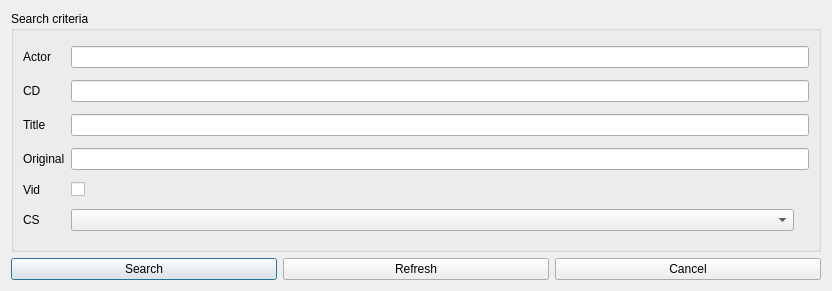
<?xml version="1.0" encoding="UTF-8"?>
<ui version="4.0">
 <class>ErweiterteSuche</class>
 <widget class="QDialog" name="ErweiterteSuche">
  <property name="geometry">
   <rect>
    <x>0</x>
    <y>0</y>
    <width>832</width>
    <height>291</height>
   </rect>
  </property>
  <property name="windowTitle">
   <string>Extended search</string>
  </property>
  <property name="windowIcon">
   <iconset>
    <normaloff>pypordb/8027068_splash.png</normaloff>pypordb/8027068_splash.png</iconset>
  </property>
  <layout class="QVBoxLayout" name="verticalLayout">
   <item>
    <widget class="QGroupBox" name="groupBox">
     <property name="title">
      <string>Search criteria</string>
     </property>
     <layout class="QHBoxLayout" name="horizontalLayout">
      <item>
       <layout class="QGridLayout" name="gridLayout">
        <item row="0" column="0">
         <widget class="QLabel" name="label">
          <property name="text">
           <string>Actor</string>
          </property>
         </widget>
        </item>
        <item row="0" column="1">
         <widget class="QLineEdit" name="lineEditDarsteller"/>
        </item>
        <item row="1" column="0">
         <widget class="QLabel" name="label_2">
          <property name="text">
           <string>CD</string>
          </property>
         </widget>
        </item>
        <item row="1" column="1">
         <widget class="QLineEdit" name="lineEditCD"/>
        </item>
        <item row="2" column="0">
         <widget class="QLabel" name="label_3">
          <property name="text">
           <string>Title</string>
          </property>
         </widget>
        </item>
        <item row="2" column="1">
         <widget class="QLineEdit" name="lineEditTitel"/>
        </item>
        <item row="3" column="0">
         <widget class="QLabel" name="label_4">
          <property name="text">
           <string>Original</string>
          </property>
         </widget>
        </item>
        <item row="3" column="1">
         <widget class="QLineEdit" name="lineEditOriginal"/>
        </item>
        <item row="4" column="0">
         <widget class="QLabel" name="label_5">
          <property name="text">
           <string>Vid</string>
          </property>
         </widget>
        </item>
        <item row="4" column="1">
         <widget class="QCheckBox" name="checkBoxVid">
          <property name="text">
           <string/>
          </property>
         </widget>
        </item>
        <item row="5" column="0">
         <widget class="QLabel" name="label_6">
          <property name="text">
           <string>CS</string>
          </property>
         </widget>
        </item>
        <item row="5" column="1">
         <widget class="QComboBox" name="comboBoxCS">
          <property name="maximumSize">
           <size>
            <width>723</width>
            <height>16777215</height>
           </size>
          </property>
          <item>
           <property name="text">
            <string/>
           </property>
          </item>
          <item>
           <property name="text">
            <string>f Facial</string>
           </property>
          </item>
          <item>
           <property name="text">
            <string>h Handjob</string>
           </property>
          </item>
          <item>
           <property name="text">
            <string>t Tits</string>
           </property>
          </item>
          <item>
           <property name="text">
            <string>c Creampie</string>
           </property>
          </item>
          <item>
           <property name="text">
            <string>x Analcreampie</string>
           </property>
          </item>
          <item>
           <property name="text">
            <string>o Oralcreampie</string>
           </property>
          </item>
          <item>
           <property name="text">
            <string>v Cunt</string>
           </property>
          </item>
          <item>
           <property name="text">
            <string>b Belly</string>
           </property>
          </item>
          <item>
           <property name="text">
            <string>a Ass</string>
           </property>
          </item>
          <item>
           <property name="text">
            <string>s Others</string>
           </property>
          </item>
          <item>
           <property name="text">
            <string>k No</string>
           </property>
          </item>
         </widget>
        </item>
       </layout>
      </item>
     </layout>
    </widget>
   </item>
   <item>
    <layout class="QHBoxLayout">
     <item>
      <widget class="QPushButton" name="pushButtonSuchen">
       <property name="text">
        <string>Search</string>
       </property>
       <property name="shortcut">
        <string>Enter</string>
       </property>
      </widget>
     </item>
     <item>
      <widget class="QPushButton" name="pushButtonRefresh">
       <property name="text">
        <string>Refresh</string>
       </property>
      </widget>
     </item>
     <item>
      <widget class="QPushButton" name="pushButtonCancel">
       <property name="text">
        <string>Cancel</string>
       </property>
      </widget>
     </item>
    </layout>
   </item>
  </layout>
 </widget>
 <tabstops>
  <tabstop>lineEditDarsteller</tabstop>
  <tabstop>lineEditCD</tabstop>
  <tabstop>lineEditTitel</tabstop>
  <tabstop>lineEditOriginal</tabstop>
  <tabstop>checkBoxVid</tabstop>
  <tabstop>comboBoxCS</tabstop>
  <tabstop>pushButtonSuchen</tabstop>
  <tabstop>pushButtonRefresh</tabstop>
  <tabstop>pushButtonCancel</tabstop>
 </tabstops>
 <resources/>
 <connections/>
</ui>
